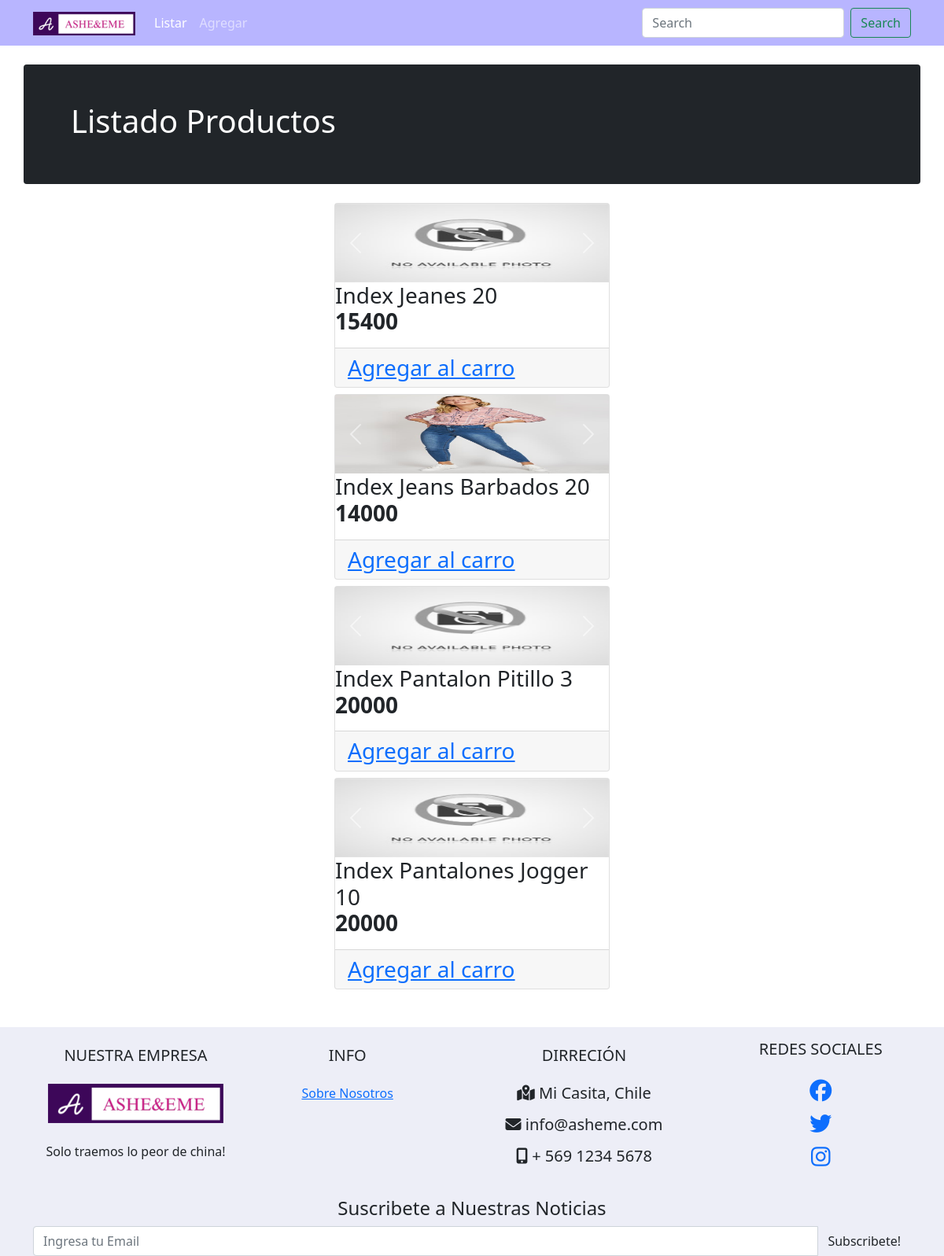
The page / on the database its author committed.
### asheeme/models.py (models this page shows, shortened)
class Producto(models.Model):
    idProducto = models.CharField(primary_key=True, max_length=10,verbose_name='Código')
    descripcion = models.CharField(max_length=100,verbose_name='Descripción')
    precio = models.IntegerField(verbose_name='Precio Unitario')
    cantidad = models.IntegerField(verbose_name='Stock')
    imagen = models.ImageField(verbose_name='Imagen',upload_to='productos',null=True,blank=True)
    marca = models.ForeignKey(Marca, on_delete=models.CASCADE)
    class Meta:
            verbose_name = 'producto'
            verbose_name_plural = 'productos'
            ordering = ["descripcion"]

class Marca(models.Model):
    idMarca = models.IntegerField(primary_key=True, verbose_name='Id')
    nombreMarca = models.CharField(max_length=50, verbose_name="Marca")
    class Meta:
        verbose_name = 'marca'
        verbose_name_plural = 'marcas'
        ordering = ["nombreMarca"]
    def __str__(self):
        return self.nombreMarca

### asheeme/views.py (the view)
# urls.py: path('', lista_productos, name='lista_productos'),
def lista_productos(request):
    productos = Producto.objects.all()
    return render(request, "asheeme/lista_productos.html",{'productos':productos})

### asheeme/templates/asheeme/lista_productos.html (shortened to what this page needs)
{% extends 'asheeme/base.html' %}
{% load static %}
{% block content %}
    <div class="container justify-content-center">
        <div class="row bg-dark text-white rounded p-5 mt-4 mb-4">
            <h1>Listado Productos</h1>
        </div>
        <div class="row">
            <div class="table-responsive">
                <table id="tabla_productos" class="table table-striped table-hover" >
                    <div class="container">
                        <div class="row">
                          <div class="col-sm">
                          </div>
                          <div class="col-sm">
                            {% for producto in productos %}
                                <h3><div class="card mb-3-justify-content-center" style="width: 350px;">
                                    <div id="carousel" class="carousel slide" data-ride="carousel">
                                      <div class="carousel-inner" role="listbox">
                                        <div class="carousel-item active">
                                        {% if producto.imagen %}
                                            <img class="img-producto" style="width: 100%;" src="{{producto.imagen.url}}" alt="">
                                        {% else %}
                                            <img class="img-producto" style="width: 100%;" src="{% static 'asheeme/img/image_not_found.jpg' %}" alt="" width="100px" height="100px">
                                        {% endif %}
                                        </div>
                                      </div>
                                      <a class="carousel-control-prev" href="#carousel" role="button" data-slide="prev">
                                          <span class="carousel-control-prev-icon" aria-hidden="true"></span>
                                        </a>
                                        <a class="carousel-control-next" href="#carousel" role="button" data-slide="next">
                                          <span class="carousel-control-next-icon" aria-hidden="true"></span>
                                        </a>
                                    </div>
                                    <div class="card-block">
                                      <p class="card-text">
                                        {{producto.marca}}
                                        {{producto.descripcion}}
                                        {{producto.cantidad}} <br><b id="1"> {{producto.precio}}</b>
                                      </p>
                                      <div class="card-footer">
                                          <a class="boton_personalizado" href="#">Agregar al carro</a>
                                      </div>
                                    </div>
                                  </div></h3>
                        {% endfor %}
                          </div>
                          <div class="col-sm">
                          </div>
                        </div>
                    </div>
                </table>
            </div>
        </div>
    </div>
{% endblock %}

### asheeme/templates/asheeme/base.html (shortened to what this page needs)
{% load static %}
<!DOCTYPE html>
<html lang="es-CL">
<head>
    <link href="https://cdn.jsdelivr.net/npm/bootstrap@5.0.1/dist/css/bootstrap.css" rel="stylesheet">
    <link rel="stylesheet" href="{% static 'core/css/my_styles.css' %}">
</head>
<body>
    <nav class="navbar navbar-expand-lg navbar-dark" style="background-color: #b8b5ff;">
        <div class="container">
            <a class="navbar-brand" >
                <img class="img-logo" src="{% static 'asheeme/img/logo.png' %}" width="130px" height="30px" alt="Logo">
            </a>
            <div class="collapse navbar-collapse" id="navbarSupportedContent">
                <ul class="navbar-nav me-auto mb-2 mb-lg-0">
                    <li class="nav-item">
                        <a class="nav-link active" aria-current="page" href="{% url 'lista_productos' %}" >Listar</a>
                    </li>
                    <li class="nav-item">
                        <a class="nav-link" href="{% url 'product-new' %}">Agregar</a>
                    </li>
                </ul>
                {% if request.path == '/' %}
                    <form class="d-flex">
                        <input id="texto_buscado" class="form-control me-2" type="search" placeholder="Search" aria-label="Search">
                        <button class="btn btn-outline-success" type="submit">Search</button>
                    </form>
                {% endif %}
            </div>
        </div>
    </nav>
    {% block content %}{% endblock %}
    <footer class="page-footer font-small mdb-color lighten-3 pt-4">
        <div style="background-color: #edeef7;">
          <div class="container text-center text-md-left back">
            <div class="row">
              <div class="col-md-4 col-lg-3 mr-auto my-md-4 my-0 mt-4 mb-1 text-center">
                <h5 class="font-weight-bold text-uppercase mb-4">Nuestra Empresa</h5>
                <img src="{% static 'asheeme/img/logo.png' %}" alt="logo" height="50px">
                <br><br>
                <p>Solo traemos lo peor de china!</p>
              </div>
              <div class="col-md-2 col-lg-2 mx-auto my-md-4 my-0 mt-4 mb-1">
                <h5 class="font-weight-bold text-uppercase mb-4">Info</h5>
                <ul class="list-unstyled" >
                  <li>
                    <p>
                      <a href="aboutus.html">Sobre Nosotros</a>
                    </p>
                  </li>
                </ul>
              </div>
              <div class="col-md-2 col-lg-3 mx-auto my-md-4 my-0 mt-4 mb-1">
                <h5 class="font-weight-bold text-uppercase mb-4">Dirreción</h5>
                <ul class="list-unstyled">
                  <h5>
                    <li>
                        <i class="fas fa-map-marked-alt"></i>  Mi Casita, Chile</p>
                    </li>
                    <li>
                      <p>
                        <i class="fas fa-envelope"></i> info@asheme.com</p>
                    </li>
                    <li>
                      <p>
                        <i class="fas fa-mobile-alt"></i> + 569 1234 5678</p>
                    </li>
                  </h5>
                </ul>
              </div>
              <div class="col-md-2 col-lg-2 text-center mx-auto my-3">
                <h5 class="font-weight-bold text-uppercase mb-4">Redes Sociales</h5>
                <h3><a href="https://facebook.com/"><i class="fab fa-facebook"></i></a></h3>
                <h3><a href="https://twitter.com"><i class="fab fa-twitter"></i></a></h3>
                <h3><a href="https://instagram.com"><i class="fab fa-instagram"></i></a></h3>
              </div>
            </div>
          </div>
          <section class="newsletter text-center">
            <div class="container">
                <div class="row">
                    <div class="col-sm-12">
                        <div class="content">
                            <form>
                                <h4>Suscribete a Nuestras Noticias</h4>
                                <div class="input-group">
                                    <input type="email" class="form-control" placeholder="Ingresa tu Email">
                                    <span class="input-group-btn">
                                        <button class="btn" type="submit">Subscribete!</button>
                                    </span>
                                </div>
                            </form>
                        </div>
                    </div>
                </div>
            </div>
        </section>
        </div>
      </footer>
</body>
</html>

### asheeme/static/asheeme/css/my_styles.css (style rules this page uses)
.img-producto { width: 100px; height: 100px; }

### rows shown on the page
Producto: marca "Index", descripcion "Jeanes", cantidad "20", precio "15400"
Producto: imagen (picture), marca "Index", descripcion "Jeans Barbados", cantidad "20", precio "14000"
Producto: marca "Index", descripcion "Pantalon Pitillo", cantidad "3", precio "20000"
Producto: marca "Index", descripcion "Pantalones Jogger", cantidad "10", precio "20000"
